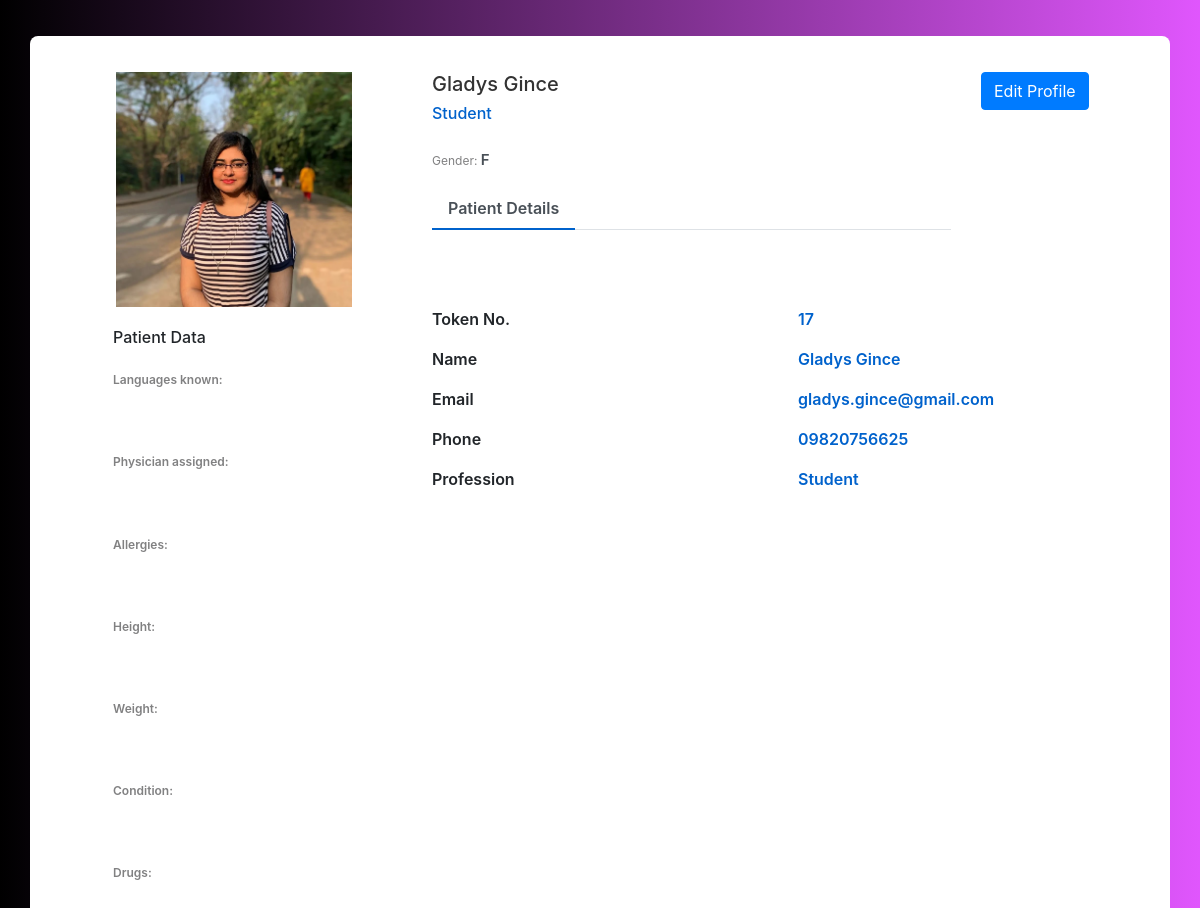
The app's page /details/, older data.
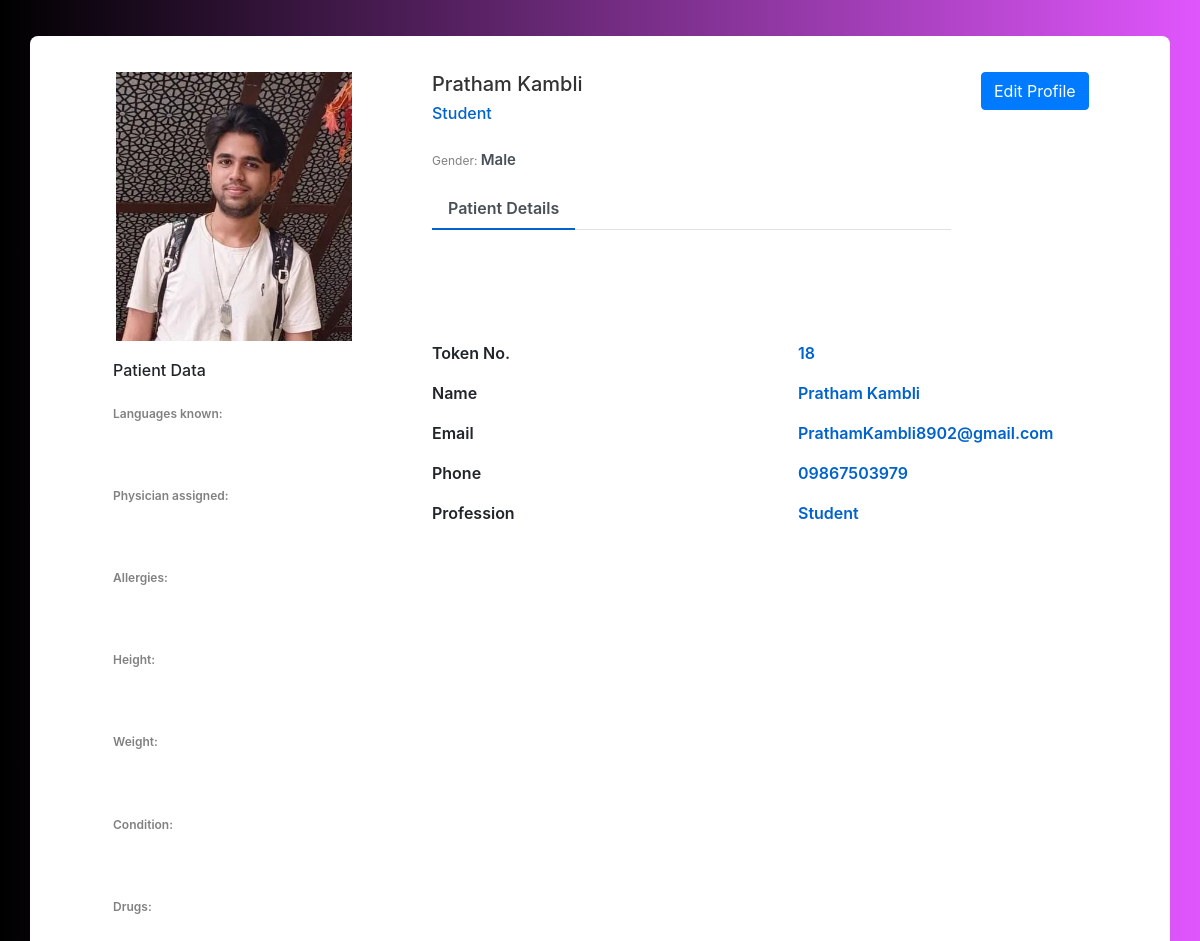
The same page, newer data.
### core/models.py (models this page shows, shortened)
class Profile(models.Model):
    first_name = models.CharField(max_length=70)
    last_name = models.CharField(max_length=70)
    date = models.DateField()
    phone = models.BigIntegerField()
    email = models.EmailField()
    ranking = models.CharField(max_length=20)
    profession = models.CharField(max_length=200)
    status = models.CharField(choices=types,max_length=20,null=True,blank=False,default='Visitor')
    present = models.BooleanField(default=False)
    image = models.ImageField()
    updated = models.DateTimeField(auto_now=True)
    shift = models.TimeField()
    age=models.IntegerField()
    bg=models.CharField(max_length=10)
    ephone=models.BigIntegerField()
    address=models.CharField(max_length=100)
    aadhar=models.BigIntegerField()
    languages=models.CharField(max_length=200)
    physician=models.CharField(max_length=200)
    allergies=models.CharField(max_length=200)
    height=models.DecimalField(max_digits=10,decimal_places=4)
    weight=models.DecimalField(max_digits=10,decimal_places=4)
    condition=models.CharField(max_length=200)
    drugs=models.CharField(max_length=200)

### core/views.py (the view)
# urls.py: path('details/', details, name= 'details'),
def details(request):
    try:
        last_face = LastFace.objects.last()
        profile = Profile.objects.get(Q(image__icontains=last_face))
    except:
        last_face = None
        profile = None
    context = {
        'profile': profile,
        'last_face': last_face
    }
    return render(request, 'core/details.html', context)

### core/models.py (called while the page is built)
    def __str__(self):
        return self.last_face

### core/templates/core/details.html (shortened to what this page needs)
{% extends "core/base.html" %}
{% load static %}
{% block content %}
{% if profile == None %}
<div class="container emp-profile">
    <div class="row">
        <div class="col-md-5">
            <div class="alert alert-warning">
                <svg width="1.0625em" height="1em" viewBox="0 0 17 16" class="bi bi-exclamation-triangle"
                    fill="currentColor" xmlns="http://www.w3.org/2000/svg">
                    <path fill-rule="evenodd"
                        d="M7.938 2.016a.146.146 0 0 0-.054.057L1.027 13.74a.176.176 0 0 0-.002.183c.016.03.037.05.054.06.015.01.034.017.066.017h13.713a.12.12 0 0 0 .066-.017.163.163 0 0 0 .055-.06.176.176 0 0 0-.003-.183L8.12 2.073a.146.146 0 0 0-.054-.057A.13.13 0 0 0 8.002 2a.13.13 0 0 0-.064.016zm1.044-.45a1.13 1.13 0 0 0-1.96 0L.165 13.233c-.457.778.091 1.767.98 1.767h13.713c.889 0 1.438-.99.98-1.767L8.982 1.566z" />
                    <path
                        d="M7.002 12a1 1 0 1 1 2 0 1 1 0 0 1-2 0zM7.1 5.995a.905.905 0 1 1 1.8 0l-.35 3.507a.552.552 0 0 1-1.1 0L7.1 5.995z" />
                </svg>
                <p><b>Note: </b>
                <ul>
                    <li>It takes some time to turn on the scanner if your computer hardware
                        does not meet the requirements of the face recognition software</li>
                    <li>consider providing good lighting and good resolution cameras
                        for the software to work properly</li>
                </ul>
                <small>(this window will disappear after running the first scan)</small>
                </p>
            </div>
        </div>
        <div class="col-md-1">
        </div>
        <div class="col-md-6">
            <div>
                <img src="{% static 'img/fgirl.jpg'%}" alt="" width="99%">
            </div>
        </div>
    </div>
</div>
{% else %}
<div class="container emp-profile">
        <div class="row">
            <div class="col-md-4">
                <div class="profile-img">
                    <img src="{{ profile.image.url }}" alt="" />
                </div>
            </div>
            <div class="col-md-6">
                <div class="profile-head">
                    <h5>
                        {{profile.first_name}} {{profile.last_name}}
                    </h5>
                    <h6>
                        {{profile.profession }}
                    </h6>
                    <p class="proile-rating">Gender: <span>{{profile.ranking}}</span></p>
                    <ul class="nav nav-tabs" id="myTab" role="tablist">
                        <li class="nav-item">
                            <a class="nav-link active" id="home-tab" data-toggle="tab" href="#home" role="tab"
                                aria-controls="home" aria-selected="true">Patient Details</a>
                        </li>
                    </ul>
                </div>
            </div>
            <div class="col-md-2">
                <a href="{% url 'edit_profile' profile.id %}"><input type="button" class="btn btn-primary" name="btnAddMore" value="Edit Profile" /></a>
            </div>
        </div>
        <div class="row">
            <div class="col-md-4">
                <div class="profile-work">
                    <br>
                    <h6>Patient Data</h6>
                    <p>Languages known: </p><br>
                    <p>Physician assigned: </p><br>
                    <p>Allergies: </p><br>
                    <p>Height: </p><br>
                    <p>Weight: </p><br>
                    <p>Condition: </p><br>
                    <p>Drugs: </p><br>
                </div>
            </div>
            <div class="col-md-8">
                <div class="tab-content profile-tab" id="myTabContent">
                    <div class="tab-pane fade show active" id="home" role="tabpanel" aria-labelledby="home-tab">
                        <div class="row">
                            <div class="col-md-6">
                                <label>Token No.</label>
                            </div>
                            <div class="col-md-6">
                                <p>{{profile.id}}</p>
                            </div>
                        </div>
                        <div class="row">
                            <div class="col-md-6">
                                <label>Name</label>
                            </div>
                            <div class="col-md-6">
                                <p>{{profile.first_name}} {{profile.last_name}}</p>
                            </div>
                        </div>
                        <div class="row">
                            <div class="col-md-6">
                                <label>Email</label>
                            </div>
                            <div class="col-md-6">
                                <p>{{profile.email}}</p>
                            </div>
                        </div>
                        <div class="row">
                            <div class="col-md-6">
                                <label>Phone</label>
                            </div>
                            <div class="col-md-6">
                                <p>0{{profile.phone}}</p>
                            </div>
                        </div>
                        <div class="row">
                            <div class="col-md-6">
                                <label>Profession</label>
                            </div>
                            <div class="col-md-6">
                                <p>{{ profile.profession }}</p>
                            </div>
                        </div>
                    </div>
                </div>
            </div>
        </div>
</div>
{% endif %}
{% endblock content %}

### core/templates/core/base.html (shortened to what this page needs)
{% load static %}
<html lang="en">
<head>
    <link rel="stylesheet" href="https://cdn.jsdelivr.net/npm/bootstrap@4.5.3/dist/css/bootstrap.min.css"
>
    <link href="//maxcdn.bootstrapcdn.com/bootstrap/4.1.1/css/bootstrap.min.css" rel="stylesheet" id="bootstrap-css">
    <link rel="stylesheet" href="{% static 'css/details.css' %}">
    <link rel="stylesheet" href="{% static 'css/body.css' %}">
</head>
<body>
    {% block content%}
    {% endblock content %}
</body>
</html>

### static/css/details.css (style rules this page uses)
.emp-profile { padding: 3%; margin-top: 3%; margin-bottom: 3%; border-radius: 0.5rem; background: #fff; }
.profile-img { text-align: center; }
.profile-img img { width: 70%; height: 100%; }
.profile-head h5 { color: #333; }
.profile-head h6 { color: #0062cc; }
.proile-rating { font-size: 12px; color: #818182; margin-top: 5%; }
.proile-rating span { color: #495057; font-size: 15px; font-weight: 600; }
.profile-head .nav-tabs { margin-bottom:5%; }
.profile-head .nav-tabs .nav-link { font-weight:600; border: none; }
.profile-head .nav-tabs .nav-link.active { border: none; border-bottom:2px solid #0062cc; }
.profile-work { padding: 14%; margin-top: -15%; }
.profile-work p { font-size: 12px; color: #818182; font-weight: 600; margin-top: 10%; }
.profile-tab label { font-weight: 600; }
.profile-tab p { font-weight: 600; color: #0062cc; }

### static/css/body.css (style rules this page uses)
body { background: -webkit-linear-gradient(left, #000000, #E056FD); }

Row changes from the older to the newer data that the page shows:
no longer on this page (row unchanged): Profile: image (picture), first_name "Gladys", last_name "Gince", profession "Student", ranking "F", id "17", email "gladys.gince@gmail.com", phone "9820756625"
added Profile: image (picture), first_name "Pratham", last_name "Kambli", profession "Student", ranking "Male", id "18", email "PrathamKambli8902@gmail.com", phone "9867503979"
